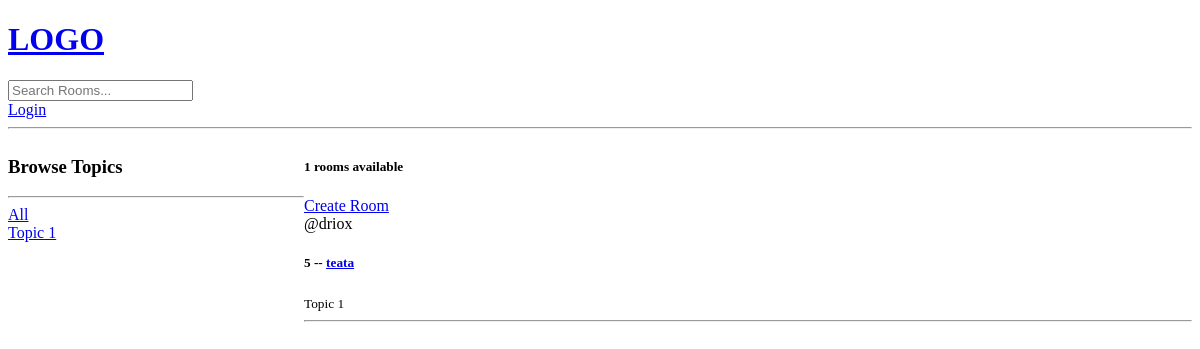
The app's page /, older data.
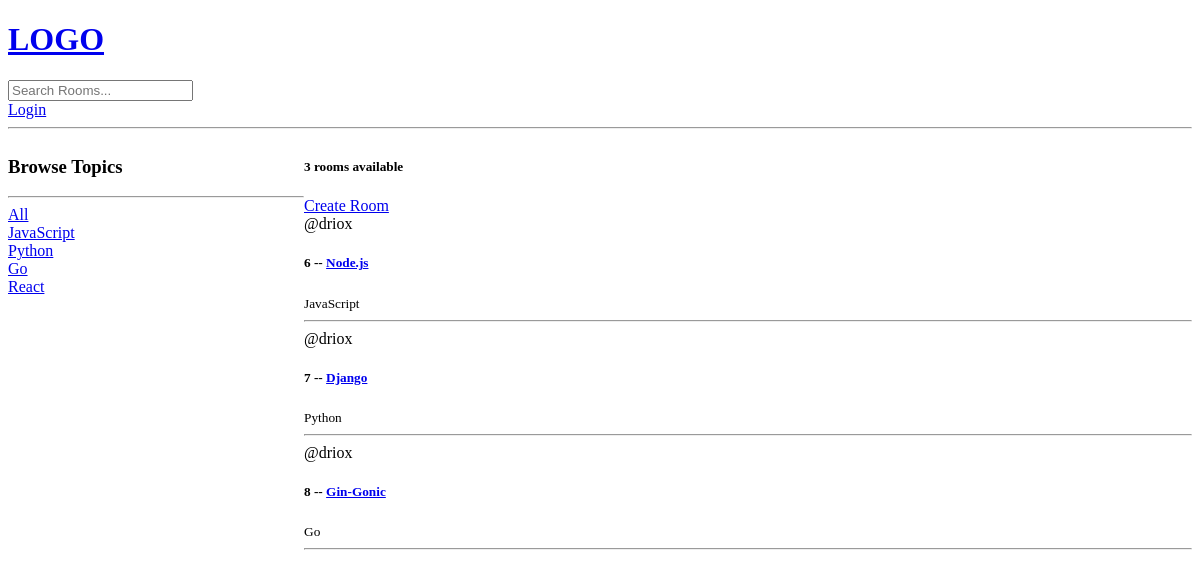
The same page, newer data.
### base/models.py (models this page shows, shortened)
class Topic(models.Model):
    name = models.CharField(max_length=200)

class Room(models.Model):
    host = models.ForeignKey(User, on_delete=models.SET_NULL, null=True)
    topic = models.ForeignKey(Topic, on_delete=models.SET_NULL, null=True)
    name = models.CharField(max_length=200)
    description = models.TextField(null=True, blank=True)
    updated = models.DateTimeField(auto_now=True)
    created = models.DateTimeField(auto_now_add=True)

### base/views.py (the view)
# urls.py: path('', views.home, name="home"),
def home(request):
    q = request.GET.get('q') if request.GET.get('q') != None else ''
    rooms = Room.objects.filter(
        Q(topic__name__icontains=q) |
        Q(name__icontains=q) |
        Q(description__icontains=q)
    )
    topics = Topic.objects.all()
    room_count = rooms.count()
    context = {'rooms': rooms, 'topics': topics, 'room_count': room_count}
    return render(request, 'home.html', context)

### templates/home.html (shortened to what this page needs)
{% extends 'main.html' %}
{% block content %}
<div class="home-container">
    <div>
        <h3>Browse Topics</h3>
        <hr>
        <div>
            <a href="{% url 'home' %}">All</a>
        </div>
        {% for topic in topics %}
            <div>
                <a href="{% url 'home' %}?q={{topic.name}}">{{topic.name}}</a>
            </div>
        {% endfor %}
    </div>
    <div>
        <h5>{{room_count}} rooms available</h5>
        <a href="{% url 'create-room' %}">Create Room</a>
        <div>
            {% for room in rooms %}
                <div>
                    <span>@{{room.host.username}}</span>
                    <h5>{{ room.id }} -- <a href="{% url 'room' room.id %}">{{room.name}}</a></h5>
                    <small>{{room.topic.name}}</small>
                    <hr>
                </div>
            {% endfor %}
        </div>
    </div>
</div>
{% endblock content %}

### templates/main.html (shortened to what this page needs)
<!DOCTYPE html>
<html lang="en">
<head>
</head>
<body>
    {% include 'navbar.html' %}
    {% block content %}
    {% endblock %}
</body>
</html>

### templates/navbar.html
<a href="/">
    <h1>LOGO</h1>
</a>
<form method="GET" action="{% url 'home' %}">
    <input type="text" name="q" placeholder="Search Rooms..."/>
</form>
{% if request.user.is_authenticated %}
<p>Hello {{request.user}}</p>
<a href="{% url 'logout' %}">Logout</a>
{% else %}
<a href="{% url 'login' %}">Login</a>
{% endif %}
<hr>

### templates/home.html (style rules this page uses)
.home-container { display: grid; grid-template-columns: 1fr 3fr; }

Row changes from the older to the newer data that the page shows:
removed Topic: name "Topic 1"
removed Room: host.username "driox", id "5", name "teata", topic.name "Topic 1"
added Topic: name "JavaScript"
added Topic: name "Python"
added Topic: name "Go"
added Topic: name "React"
added Room: host.username "driox", id "6", name "Node.js", topic.name "JavaScript"
added Room: host.username "driox", id "7", name "Django", topic.name "Python"
added Room: host.username "driox", id "8", name "Gin-Gonic", topic.name "Go"
Text that changed along with them:
{{ room_count }}: "1" → "3"
